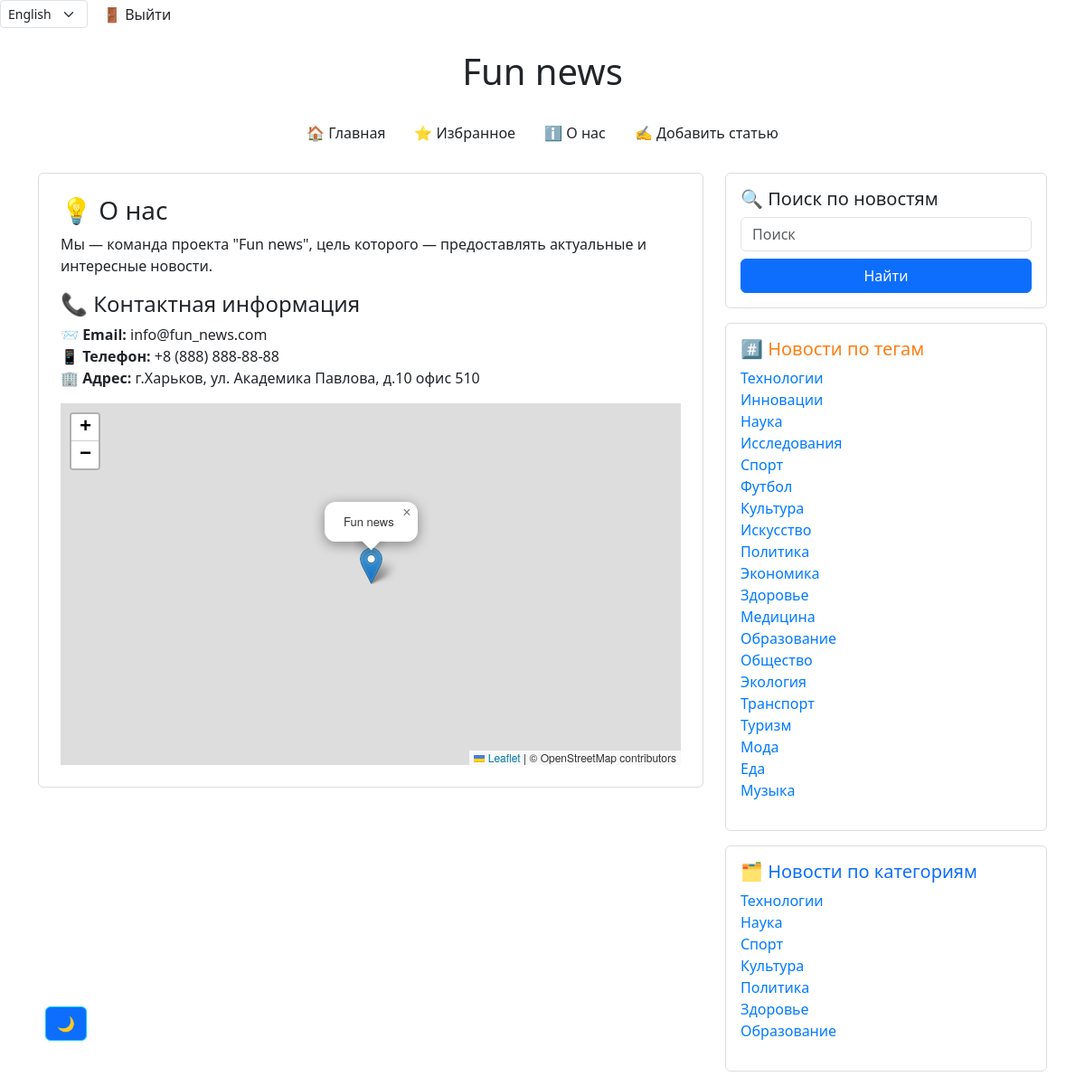
Page /en/news/about/ (signed in) on the committed database.
### news/models.py (models this page shows, shortened)
class Tag(models.Model):
    name = models.CharField(max_length=255, unique=True)
    class Meta:
        verbose_name = 'Тег'  # единственное число для отображения в админке
        verbose_name_plural = 'Теги'  # мн. число для отображения в админке

class Category(models.Model):
    name = models.CharField(max_length=255, unique=True)
    class Meta:
        verbose_name = 'Категория'  # единственное число для отображения в админке
        verbose_name_plural = 'Категории'  # мн. число для отображения в админке

### news/views.py (the view)
# urls.py: path('about/', about, name='about'),                                                              # Страница "О нас"
def about(request):
    all_tags = Tag.objects.all()
    all_categories = Category.objects.all()
    context = {
        'title': _('О нас'),
        'description': _('Мы — команда проекта "Fun news", цель которого — предоставлять актуальные и интересные новости.'),
        'contacts': {
            'email': 'info@fun_news.com',
            'phone': '+8 (888) 888-88-88',
            'address': _('г.Харьков, ул. Академика Павлова, д.10 офис 510'),
        },
        "latitude": 49.9935,  # Харьков
        "longitude": 36.2304,
        "company_name": "Fun news",
        "all_tags": all_tags,
        "all_categories": all_categories,
    }
    return render(request, 'news/about.html', context=context)

### news/context_processors.py (called while the page is built)
def global_settings(request):
    if cache.get('favourite_count') is None:
        cache.set('favourite_count', Favourite.objects.count(), 60 * 15)
    if cache.get('like_count') is None:
        cache.set('like_count', Like.objects.count(), 60 * 15)
    if cache.get('articles_count') is None:
        cache.set('articles_count', Article.objects.count(), 60 * 15)
    if cache.get('all_tags_count') is None:
        cache.set('all_tags_count', Tag.objects.count(), 60 * 15)
    if cache.get('all_categories_count') is None:
        cache.set('all_categories_count', Category.objects.count(), 60 * 15)
    return {
        'favourites_count': cache.get('favourite_count'),
        'likes_count': cache.get('like_count'),
        'articles_count': cache.get('articles_count'),
    }

### news/templates/news/about.html (shortened to what this page needs)
{% extends 'news/base.html' %}
{% load i18n %}
{% block content %}
    <div class="card p-4">
        <h3>💡  {{ title }}</h3>
        <p>{{ description }}</p>
        <h4>{% trans '📞 Контактная информация' %}</h4>
        <ul class="list-unstyled">
            <li><strong>📨 Email:</strong> {{ contacts.email }}</li>
            <li><strong>{% trans '📱 Телефон' %}:</strong> {{ contacts.phone }}</li>
            <li><strong>{% trans '🏢 Адрес:' %}</strong> {{ contacts.address }}</li>
        </ul>
     <div id="map" style="height: 400px;"></div>
    </div>
{% endblock %}

### news/templates/news/base.html (shortened to what this page needs)
{% load static %}
{% load i18n %}
<!DOCTYPE html>
<html lang="ru">
<head>
    <link href="https://cdn.jsdelivr.net/npm/bootstrap@5.3.0/dist/css/bootstrap.min.css" rel="stylesheet">
    <link href="https://cdn.jsdelivr.net/npm/aos@2.3.4/dist/aos.css" rel="stylesheet">
    <link rel="stylesheet" href="https://unpkg.com/leaflet@1.9.4/dist/leaflet.css"/>
    <link rel="stylesheet" type="text/css" href="{% static 'css/style.css' %}">
</head>
<body>
    <div class="d-flex align-items-center">
    <form action="{% url 'set_language' %}" method="post" class="d-inline me-3">
        {% get_current_language as LANGUAGE_CODE %}
        <select name="language" onchange="this.form.submit()" class="form-select form-select-sm d-inline w-auto">
            {% get_available_languages as LANGUAGES %}
            {% for code, name in LANGUAGES %}
                <option value="{{ code }}" {% if code == LANGUAGE_CODE %}selected{% endif %}>
                    {{ name }}
                </option>
            {% endfor %}
        </select>
    </form>
    {% if user.is_authenticated %}
    <form method="post" action="{% url 'account_logout' %}" style="display: inline;">
        <button type="submit" class="btn btn-link p-0" style="color: inherit; text-decoration: none;">
            {% trans '🚪 Выйти' %}
        </button>
    </form>
{% else %}
    <a class="nav-link me-2" href="{% url 'account_login' %}">{% trans '🔑 Авторизация' %}</a>
    <a class="nav-link me-2"> / </a>
    <a class="nav-link" href="{% url 'account_signup' %}">{% trans '➕ Регистрация' %}</a>
{% endif %}
    </div>
    <div class="container mt-4">
    <h1 class="text-center mb-4">Fun news</h1>
    <button id="theme-toggle" class="btn btn-outline-info">🌙</button>
    <nav class="mb-4">
        <ul class="nav justify-content-center">
            {% if not request.path == '/news/' %}
                <li class="nav-item">
                    <a class="nav-link" href="{% url 'news:catalog' %}">{% trans '🏠 Главная' %}</a>
                </li>
            {% endif %}
            {% if user.is_authenticated %}
                <li class="nav-item">
                    <a class="nav-link" href="{% url 'news:favourites' %}">{% trans '⭐ Избранное' %}</a>
                </li>
            {% else %}
                <li class="nav-item">
                    <a class="nav-link disabled" href="#" tabindex="-1" aria-disabled="true">{% trans '⭐ Избранное' %}</a>
                </li>
            {% endif %}
            <li class="nav-item">
                <a class="nav-link" href="{% url 'news:about' %}">{% trans 'ℹ️ О нас' %}</a>
            </li>
            {% if user.is_authenticated %}
                <li class="nav-item">
                    <a class="nav-link" href="{% url 'news:add_article' %}">{% trans '✍️ Добавить статью' %}</a>
                </li>
            {% else %}
                <li class="nav-item">
                    <a class="nav-link disabled" href="#" tabindex="-1" aria-disabled="true">{% trans '✍️ Добавить статью' %}</a>
                </li>
            {% endif %}
        </ul>
    </nav>
    <div class="row">
    <div class="col-md-8">
        {% block content %}{% endblock %}
    </div>
    {% if user.is_authenticated %}
    {% if all_tags and all_categories %}
    <aside class="col-md-4">
        <div class="card mb-3 p-3">
            <h5>{% trans '🔍 Поиск по новостям' %}</h5>
            <form method="get" action="{% url 'news:search_news' %}" class="d-flex flex-column">
                <input type="text" name="text" class="form-control mb-2" placeholder= {% trans 'Поиск' %} required>
                <button type="submit" class="btn btn-primary">{% trans 'Найти' %}</button>
            </form>
        </div>
        <div class="card mb-3 p-3">
            <h5 class="tag-title">{% trans '#️⃣ Новости по тегам' %}</h5>
            {% if all_tags %}
                <ul class="list-unstyled">
                    {% for tag in all_tags %}
                        <li><a href="{% url 'news:news_by_tag' tag.name %}">{{ tag.name }}</a></li>
                    {% endfor %}
                </ul>
            {% else %}
                <p>{% trans '😕 Нет доступных тегов.' %}</p>
            {% endif %}
        </div>
        <div class="card mb-3 p-3">
            <h5 class="category-title">{% trans '🗂️ Новости по категориям' %}</h5>
            {% if all_categories %}
                <ul class="list-unstyled">
                    {% for category in all_categories %}
                        <li><a href="{% url 'news:news_by_category' category.name %}">{{ category.name }}</a></li>
                    {% endfor %}
                </ul>
            {% else %}
                <p>{% trans '😕 Нет доступных категорий.' %}</p>
            {% endif %}
            {% endif %}
        </div>
    </aside>
  {%  endif %}
    </div>
    </div>
</body>
</html>

### static/css/style.css (style rules this page uses)
.card { background-color: #ffffff; border: 1px solid #ddd; }
a { color: #007bff; text-decoration: none; }
.nav-link { color: #212529; }
h1, h5 { color: #212529; }
#theme-toggle { position: fixed; bottom: 50px; left: 50px; }
.card .category-title { color: #0d6efd; }
.card .tag-title { color: #fd7e14; }
.nav-link { color: inherit; transition: color 0.3s; }
.btn-link { color: inherit; text-decoration: none; }

### rows in the picture
Tag: name "Технологии"
Tag: name "Инновации"
Tag: name "Наука"
Tag: name "Исследования"
Tag: name "Спорт"
Tag: name "Футбол"
Tag: name "Культура"
Tag: name "Искусство"
Tag: name "Политика"
Tag: name "Экономика"
Tag: name "Здоровье"
Tag: name "Медицина"
Tag: name "Образование"
Tag: name "Общество"
Tag: name "Экология"
Tag: name "Транспорт"
Tag: name "Туризм"
Tag: name "Мода"
Tag: name "Еда"
Tag: name "Музыка"
Category: name "Технологии"
Category: name "Наука"
Category: name "Спорт"
Category: name "Культура"
Category: name "Политика"
Category: name "Здоровье"
Category: name "Образование"

### other values in the picture
{{ title }} "О нас"
{{ description }} "Мы — команда проекта \"Fun news\", цель которого — предоставлять актуальные и интересные новости."
{{ contacts.email }} "info@fun_news.com"
{{ contacts.phone }} "+8 (888) 888-88-88"
{{ contacts.address }} "г.Харьков, ул. Академика Павлова, д.10 офис 510"
form field language "English"
